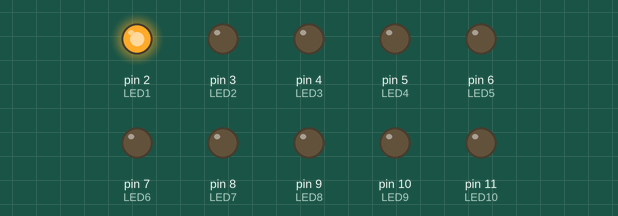
Simulated run of this sketch. Board: Arduino Uno, built with avr-gcc and run on an emulated ATmega328P. Shown: output pins drawn as LEDs (lit = HIGH).

Above: at 0.02 s.
At 0.42 s:
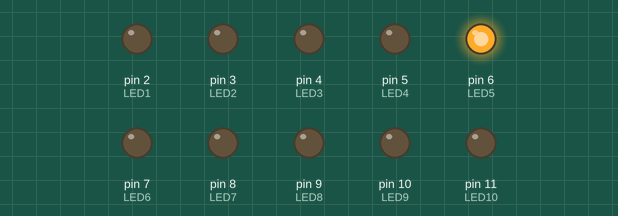
At 1.12 s:
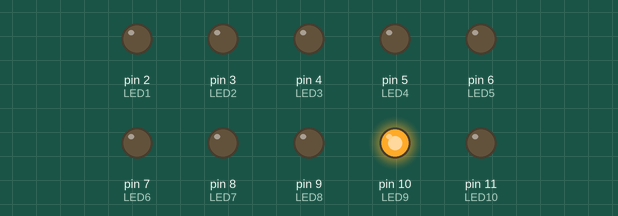
At 2.27 s:
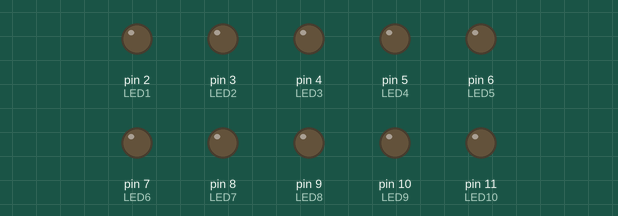
At 3.32 s:
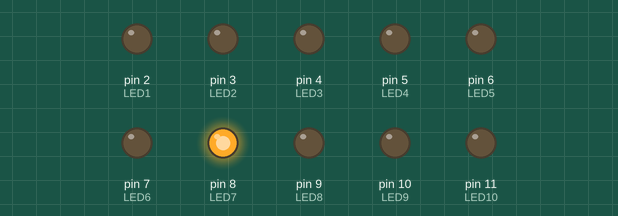
At 4.52 s:
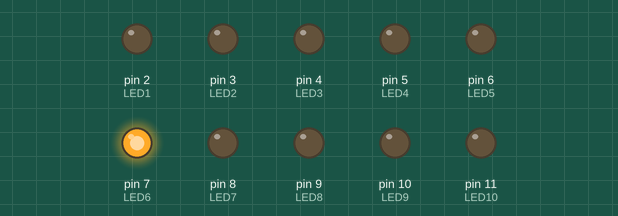
Timing chart, 0 to 4.8 s (numbered marks = the images above):
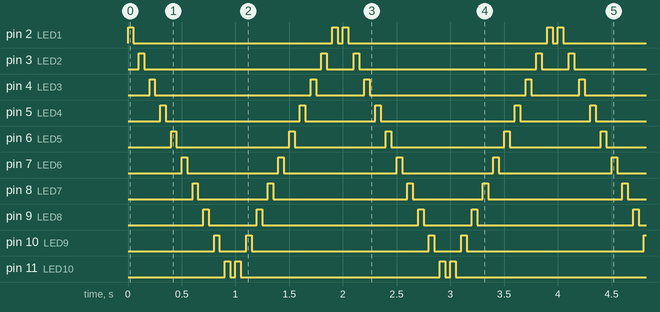

Measured:
- by itself, pin 2 (LED1): repeats every 2.0 s: LOW 1.9 s, HIGH 0.05 s, LOW 0.05 s, HIGH 0.05 s
- by itself, pin 3 (LED2): repeats every 2.0 s: LOW 1.7 s, HIGH 0.05 s, LOW 0.25 s, HIGH 0.05 s
- by itself, pin 4 (LED3): repeats every 2.0 s: LOW 1.5 s, HIGH 0.05 s, LOW 0.45 s, HIGH 0.05 s
- by itself, pin 5 (LED4): repeats every 2.0 s: LOW 1.3 s, HIGH 0.05 s, LOW 0.65 s, HIGH 0.05 s
- by itself, pin 6 (LED5): repeats every 2.0 s: LOW 1.1 s, HIGH 0.05 s, LOW 0.85 s, HIGH 0.05 s
- by itself, pin 7 (LED6): repeats every 2.0 s: LOW 0.85 s, HIGH 0.05 s, LOW 1.1 s, HIGH 0.05 s
- by itself, pin 8 (LED7): repeats every 2.0 s: LOW 0.65 s, HIGH 0.05 s, LOW 1.3 s, HIGH 0.05 s
- by itself, pin 9 (LED8): repeats every 2.0 s: LOW 0.45 s, HIGH 0.05 s, LOW 1.5 s, HIGH 0.05 s

The sketch:

PRACTICA_3_KEVIN.ino
```cpp
/*
   Fundacion Kinal
   Centro educativo tecnico laboral Kinal
   Quinto perito
   Quinto electronica
   Codigo Tecnico:EB5AV
   Curso: Taller de electronica digital y reparacion de computadoras I
   Proyecto: Luces Autofantastico.
   Dev: Kevin Audiel Solano Torres
   Fecha: 14 de Abril
*/

#define LED1  2 // definir para led 1 conectado en pin 2
#define LED2  3 // definir para led 2 conectado en pin 3
#define LED3  4 // definir para led 3 conectado en pin 4
#define LED4  5 // definir para led 4 conectado en pin 5
#define LED5  6 // definir para led 5 conectado en pin 6
#define LED6  7 // definir para led 6 conectado en pin 7
#define LED7  8 // definir para led 7 conectado en pin 8
#define LED8  9 // definir para led 8 conectado en pin 9
#define LED9  10 // definir para led 9 conectado en pin 10
#define LED10 11 // definir para led 10 conectado en pin 11
void setup() {
  pinMode(LED1,OUTPUT);//pin 2 como salida para led1
  pinMode(LED2,OUTPUT);//pin 2 como salida para led1
  pinMode(LED3,OUTPUT);//pin 2 como salida para led1
  pinMode(LED4,OUTPUT);//pin 2 como salida para led1
  pinMode(LED5,OUTPUT);//pin 2 como salida para led1
  pinMode(LED6,OUTPUT);//pin 2 como salida para led1
  pinMode(LED7,OUTPUT);//pin 2 como salida para led1
  pinMode(LED8,OUTPUT);//pin 2 como salida para led1
  pinMode(LED9,OUTPUT);//pin 2 como salida para led1
  pinMode(LED10,OUTPUT);//pin 2 como salida para led1


}

void loop() {
  digitalWrite(LED1,HIGH);
  delay(50);
  digitalWrite(LED1,LOW);
  delay(50);
  digitalWrite(LED2,HIGH);
  delay(50);
  digitalWrite(LED2,LOW);
  delay(50);
  digitalWrite(LED3,HIGH);
  delay(50);
  digitalWrite(LED3,LOW);
  delay(50);
  digitalWrite(LED4,HIGH);
  delay(50);
  digitalWrite(LED4,LOW);
  delay(50);
  digitalWrite(LED5,HIGH);
  delay(50);
  digitalWrite(LED5,LOW);
  delay(50);
  digitalWrite(LED6,HIGH);
  delay(50);
  digitalWrite(LED6,LOW);
  delay(50);
  digitalWrite(LED7,HIGH);
  delay(50);
  digitalWrite(LED7,LOW);
  delay(50);
  digitalWrite(LED8,HIGH);
  delay(50);
  digitalWrite(LED8,LOW);
  delay(50);
  digitalWrite(LED9,HIGH);
  delay(50);
  digitalWrite(LED9,LOW);
  delay(50);
  digitalWrite(LED10,HIGH);
  delay(50);
  digitalWrite(LED10,LOW);
  delay(50);

digitalWrite(LED10,HIGH);
  delay(50);
  digitalWrite(LED10,LOW);
  delay(50);
  digitalWrite(LED9,HIGH);
  delay(50);
  digitalWrite(LED9,LOW);
  delay(50);
  digitalWrite(LED8,HIGH);
  delay(50);
  digitalWrite(LED8,LOW);
  delay(50);
  digitalWrite(LED7,HIGH);
  delay(50);
  digitalWrite(LED7,LOW);
  delay(50);
  digitalWrite(LED6,HIGH);
  delay(50);
  digitalWrite(LED6,LOW);
  delay(50);
  digitalWrite(LED5,HIGH);
  delay(50);
  digitalWrite(LED5,LOW);
  delay(50);
  digitalWrite(LED4,HIGH);
  delay(50);
  digitalWrite(LED4,LOW);
  delay(50);
  digitalWrite(LED3,HIGH);
  delay(50);
  digitalWrite(LED3,LOW);
  delay(50);
  digitalWrite(LED2,HIGH);
  delay(50);
  digitalWrite(LED2,LOW);
  delay(50);
  digitalWrite(LED1,HIGH);
  delay(50);
  digitalWrite(LED1,LOW);
  delay(50);
}
```
